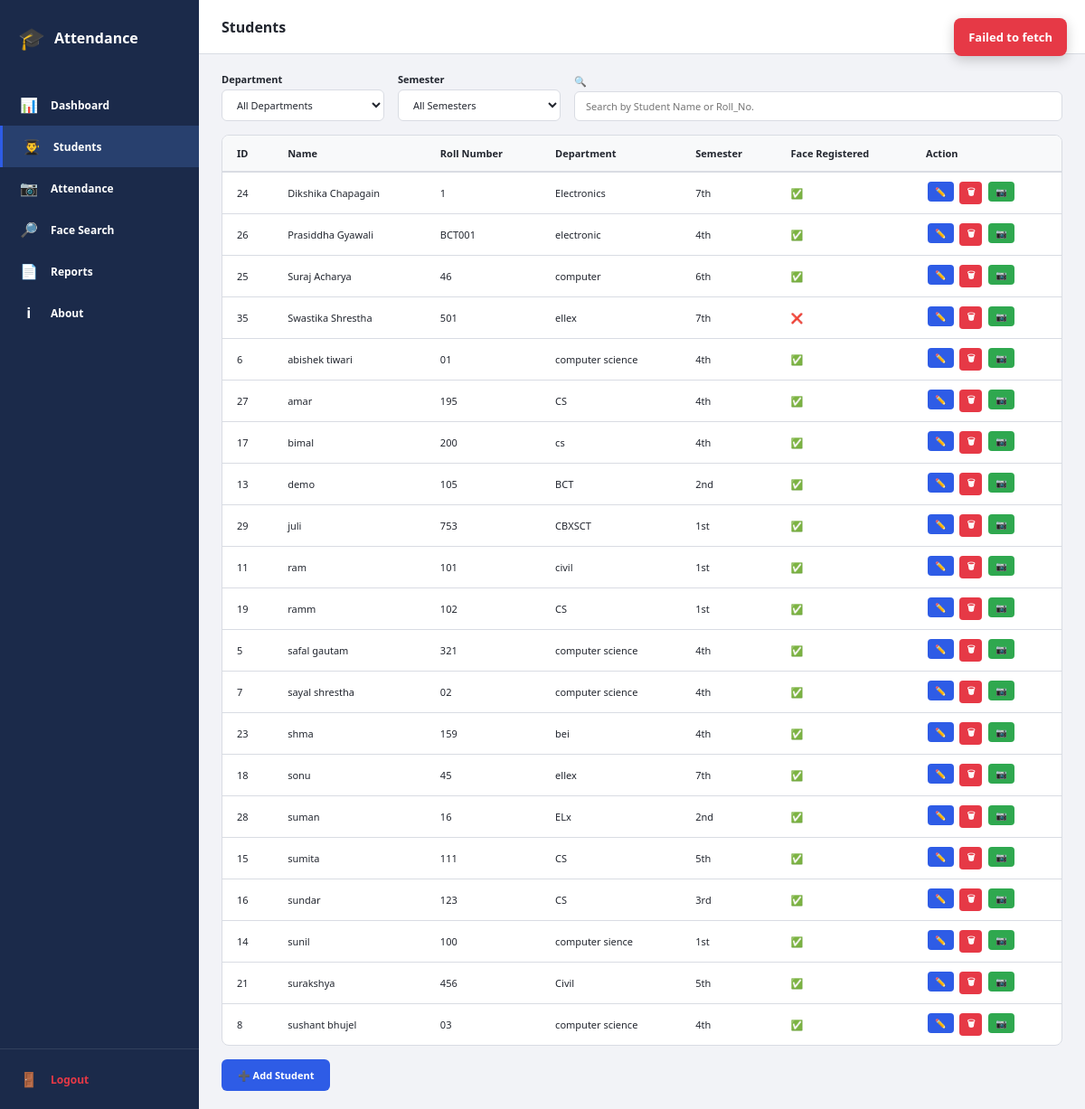
/students (signed in), run on the app's committed database.
### tables this page shows
CREATE TABLE students (
            id INTEGER PRIMARY KEY AUTOINCREMENT,
            name TEXT NOT NULL,
            roll_number TEXT UNIQUE NOT NULL,
            department TEXT,
            semester TEXT,
            face_encoding BLOB,
            registered_date TIMESTAMP DEFAULT CURRENT_TIMESTAMP
        , face_image BLOB, face_registered INTEGER DEFAULT 0);

### Kathfest_Integration - Copy/routes.py (the view)
    @app.route("/students")
    @login_required
    def students():
        all_students = get_all_students()
        departments = sorted(set(s["department"] for s in all_students if s["department"]))
        semesters = sorted(set(s["semester"] for s in all_students if s["semester"]))
        return render_template(
            "students.html",
            students=all_students,
            departments=departments,
            semesters=semesters,
        )

### Kathfest_Integration - Copy/backend/utils.py (called while the page is built)
def login_required(f):
    @wraps(f)
    def decorated_function(*args, **kwargs):
        if "user" not in session:
            return redirect(url_for("login"))
        return f(*args, **kwargs)
    return decorated_function

### Kathfest_Integration - Copy/database/db.py (called while the page is built)
def _ensure_db_dir():
    db_dir = os.path.dirname(DATABASE_NAME)
    if db_dir and not os.path.exists(db_dir):
        os.makedirs(db_dir, exist_ok=True)

def get_connection():
    _ensure_db_dir()
    conn = sqlite3.connect(DATABASE_NAME)
    conn.row_factory = sqlite3.Row
    conn.execute("PRAGMA foreign_keys = ON")
    return conn

def get_all_students():
    conn = get_connection()
    cursor = conn.cursor()
    cursor.execute("""
        SELECT id, name, roll_number, department, semester, face_encoding, face_image, face_registered
        FROM students
        ORDER BY name ASC
    """)
    rows = cursor.fetchall()
    conn.close()
    return [dict(row) for row in rows]

### Kathfest_Integration - Copy/UI/templates/students.html (shortened to what this page needs)
{% extends "base.html" %}
{% block page_title %}Students{% endblock %}
{% block content %}
<div class="students-page">
    <div class="filter-row">
        <div class="filter-group">
            <label for="dept-filter">Department</label>
            <select id="dept-filter" class="form-select" onchange="filterStudents()">
                <option value="all">All Departments</option>
            </select>
        </div>
        <div class="filter-group">
            <label for="sem-filter">Semester</label>
            <select id="sem-filter" class="form-select" onchange="filterStudents()">
                <option value="all">All Semesters</option>
            </select>
        </div>
        <div class="filter-group search-group">
            <label for="search-input">🔍</label>
            <input type="text" id="search-input" class="form-input"
                   placeholder="Search by Student Name or Roll_No."
                   onkeyup="filterStudents()">
        </div>
    </div>
    <div class="table-container">
        <table class="data-table" id="students-table">
            <thead>
                <tr>
                    <th>ID</th>
                    <th>Name</th>
                    <th>Roll Number</th>
                    <th>Department</th>
                    <th>Semester</th>
                    <th>Face Registered</th>
                    <th>Action</th>
                </tr>
            </thead>
            <tbody id="students-tbody">
                {% for student in students %}
                <tr>
                    <td>{{ student.id }}</td>
                    <td>{{ student.name }}</td>
                    <td>{{ student.roll_number }}</td>
                    <td>{{ student.department }}</td>
                    <td>{{ student.semester }}</td>
                    <td id="face-status-{{ student.id }}">
                        {% if student.face_encoding %}
                        ✅
                        {% else %}
                        ❌
                        {% endif %}
                    </td>
                    <td>
                        <button class="btn btn-sm btn-primary" onclick="editStudent({{ student.id }})">✏️</button>
                        <button class="btn btn-sm btn-danger" onclick="deleteStudent({{ student.id }})">🗑</button>
                        <button class="btn btn-sm btn-success" onclick="captureFace({{ student.id }})">📷</button>
                    </td>
                </tr>
                {% endfor %}
            </tbody>
        </table>
    </div>
    <div class="action-row">
        <button class="btn btn-primary" onclick="showAddStudentModal()">➕ Add Student</button>
    </div>
</div>
{% endblock %}

### Kathfest_Integration - Copy/UI/templates/base.html (shortened to what this page needs)
<!DOCTYPE html>
<html lang="en">
<head>
    <link rel="stylesheet" href="{{ url_for('static', filename='css/style.css') }}">
</head>
<body>
    <aside class="sidebar">
        <div class="sidebar-header">
            <span class="app-icon">🎓</span>
            <span class="app-name">Attendance</span>
        </div>
        <nav class="sidebar-nav">
            <a href="{{ url_for('dashboard') }}" class="nav-item {% if request.endpoint == 'dashboard' %}active{% endif %}">
                <span class="nav-icon">📊</span> Dashboard
            </a>
            <a href="{{ url_for('students') }}" class="nav-item {% if request.endpoint == 'students' %}active{% endif %}">
                <span class="nav-icon">👨‍🎓</span> Students
            </a>
            <a href="{{ url_for('attendance') }}" class="nav-item {% if request.endpoint == 'attendance' %}active{% endif %}">
                <span class="nav-icon">📷</span> Attendance
            </a>
            <a href="{{ url_for('face_search') }}" class="nav-item {% if request.endpoint == 'face_search' %}active{% endif %}">
                <span class="nav-icon">🔎</span> Face Search
            </a>
            <a href="{{ url_for('reports') }}" class="nav-item {% if request.endpoint == 'reports' %}active{% endif %}">
                <span class="nav-icon">📄</span> Reports
            </a>
            <a href="{{ url_for('about') }}" class="nav-item {% if request.endpoint == 'about' %}active{% endif %}">
                <span class="nav-icon">ℹ</span> About
            </a>
        </nav>
        <div class="sidebar-footer">
            <a href="{{ url_for('logout') }}" class="nav-item logout-btn">
                <span class="nav-icon">🚪</span> Logout
            </a>
        </div>
    </aside>
    <main class="main-content">
        <header class="top-header">
            <h1 class="page-title">{% block page_title %}Page Title{% endblock %}</h1>
            <span class="welcome-text">👤 Welcome, Admin</span>
        </header>
        <div class="content-area">
            {% block content %}{% endblock %}
        </div>
    </main>
    <div id="notification-container" class="toast-container"></div>
</body>
</html>

### Kathfest_Integration - Copy/UI/static/css/style.css (style rules this page uses)
:root { --sidebar-color: #1B2A4A; --sidebar-hover: #28406e; --sidebar-text: #FFFFFF; --button-color: #2E5CE6; --button-hover: #1E45B8; --button-text: #FFFFFF; --background-color: #F2F3F7; --card-color: #FFFFFF; --text-color: #22262F; --muted-text: #6B7280; --danger-color: #E63946; --success-color: #2FA84F; --warning-color: #E8A93B; --border-color: #D9DCE3; --font-family: 'Segoe UI', -apple-system, BlinkMacSystemFont, sans-serif; --font-title: 22px; --font-subtitle: 13px; --font-heading: 16px; --font-body: 11px; --font-button: 11px; --font-sidebar: 12px; --font-stat-number: 26px; --font-stat-label: 11px; --sidebar-width: 220px; --header-height: 60px; }
* { margin: 0; padding: 0; box-sizing: border-box; }
body { font-family: var(--font-family); background: var(--background-color); color: var(--text-color); display: flex; min-height: 100vh; }
a { text-decoration: none; color: inherit; }
.sidebar { width: var(--sidebar-width); background: var(--sidebar-color); color: var(--sidebar-text); display: flex; flex-direction: column; position: fixed; top: 0; left: 0; bottom: 0; z-index: 100; }
.sidebar-header { display: flex; align-items: center; gap: 10px; padding: 25px 20px; font-size: var(--font-heading); font-weight: bold; }
.app-icon { font-size: 24px; }
.sidebar-nav { flex: 1; display: flex; flex-direction: column; padding: 10px 0; }
.nav-item { display: flex; align-items: center; gap: 12px; padding: 12px 20px; font-size: var(--font-sidebar); font-weight: bold; color: var(--sidebar-text); transition: background 0.2s; cursor: pointer; }
.nav-item.active { background: var(--sidebar-hover); border-left: 3px solid var(--button-color); }
.nav-icon { font-size: 16px; width: 24px; text-align: center; }
.sidebar-footer { padding: 10px 0; border-top: 1px solid rgba(255,255,255,0.1); }
.logout-btn { color: var(--danger-color); }
.main-content { margin-left: var(--sidebar-width); flex: 1; display: flex; flex-direction: column; min-height: 100vh; }
.top-header { height: var(--header-height); background: var(--card-color); display: flex; align-items: center; justify-content: space-between; padding: 0 25px; border-bottom: 1px solid var(--border-color); position: sticky; top: 0; z-index: 99; }
.page-title { font-size: var(--font-heading); font-weight: bold; color: var(--text-color); }
.welcome-text { font-size: var(--font-body); color: var(--muted-text); }
.content-area { flex: 1; padding: 20px 25px; }
.btn { display: inline-block; padding: 10px 18px; font-size: var(--font-button); font-weight: bold; border: none; border-radius: 6px; cursor: pointer; transition: background 0.2s, transform 0.1s; font-family: var(--font-family); }
.btn-primary { background: var(--button-color); color: var(--button-text); }
.btn-success { background: var(--success-color); color: var(--button-text); }
.btn-danger { background: var(--danger-color); color: var(--button-text); }
.btn-sm { padding: 4px 8px; font-size: 10px; border-radius: 4px; margin: 0 2px; }
.form-input, .form-select { width: 100%; padding: 8px 12px; font-size: var(--font-body); font-family: var(--font-family); border: 1px solid var(--border-color); border-radius: 6px; background: var(--card-color); color: var(--text-color); }
.filter-row { display: flex; gap: 15px; align-items: flex-end; margin-bottom: 15px; flex-wrap: wrap; }
.filter-group { display: flex; flex-direction: column; gap: 4px; }
.filter-group label { font-size: var(--font-body); font-weight: bold; color: var(--text-color); }
.filter-group select, .filter-group input { min-width: 180px; }
.search-group { flex: 1; min-width: 200px; }
.search-group input { min-width: unset; }
.table-container { background: var(--card-color); border-radius: 8px; border: 1px solid var(--border-color); overflow: auto; }
.data-table { width: 100%; border-collapse: collapse; }
.data-table thead { background: #f8f9fa; }
.data-table th { padding: 12px 16px; text-align: left; font-size: var(--font-body); font-weight: bold; color: var(--text-color); border-bottom: 2px solid var(--border-color); white-space: nowrap; }
.data-table td { padding: 10px 16px; font-size: var(--font-body); color: var(--text-color); border-bottom: 1px solid var(--border-color); }
.data-table tbody tr:last-child td { border-bottom: none; }
.action-row { display: flex; gap: 10px; margin-top: 15px; flex-wrap: wrap; }
.toast-container { position: fixed; top: 20px; right: 20px; z-index: 2000; display: flex; flex-direction: column; gap: 10px; max-width: 360px; }

### data on the page
students: id "24", name "Dikshika Chapagain", roll_number "1", department "Electronics", semester "7th"
students: id "26", name "Prasiddha Gyawali", roll_number "BCT001", department "electronic", semester "4th"
students: id "25", name "Suraj Acharya", roll_number "46", department "computer", semester "6th"
students: id "35", name "Swastika Shrestha", roll_number "501", department "ellex", semester "7th"
students: id "6", name "abishek tiwari", roll_number "01", department "computer science", semester "4th"
students: id "27", name "amar", roll_number "195", department "CS", semester "4th"
students: id "17", name "bimal", roll_number "200", department "cs", semester "4th"
students: id "13", name "demo", roll_number "105", department "BCT", semester "2nd"
students: id "29", name "juli", roll_number "753", department "CBXSCT", semester "1st"
students: id "11", name "ram", roll_number "101", department "civil", semester "1st"
students: id "19", name "ramm", roll_number "102", department "CS", semester "1st"
students: id "5", name "safal gautam", roll_number "321", department "computer science", semester "4th"
students: id "7", name "sayal shrestha", roll_number "02", department "computer science", semester "4th"
students: id "23", name "shma", roll_number "159", department "bei", semester "4th"
students: id "18", name "sonu", roll_number "45", department "ellex", semester "7th"
students: id "28", name "suman", roll_number "16", department "ELx", semester "2nd"
students: id "15", name "sumita", roll_number "111", department "CS", semester "5th"
students: id "16", name "sundar", roll_number "123", department "CS", semester "3rd"
students: id "14", name "sunil", roll_number "100", department "computer sience", semester "1st"
students: id "21", name "surakshya", roll_number "456", department "Civil", semester "5th"
students: id "8", name "sushant bhujel", roll_number "03", department "computer science", semester "4th"
